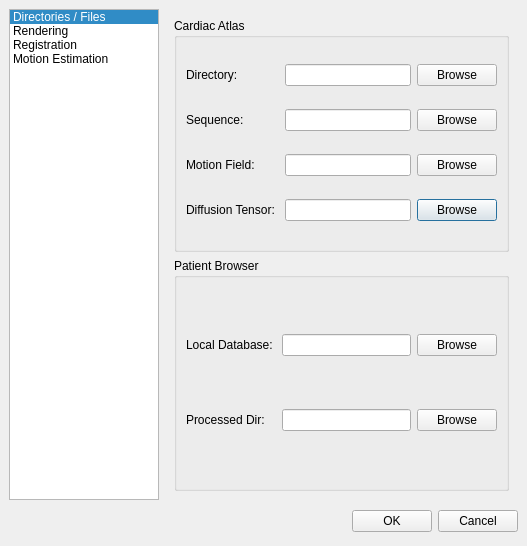
<ui version="4.0" >
 <author></author>
 <comment></comment>
 <exportmacro></exportmacro>
 <class>Preferences</class>
 <widget class="QDialog" name="Preferences" >
  <property name="geometry" >
   <rect>
    <x>0</x>
    <y>0</y>
    <width>527</width>
    <height>546</height>
   </rect>
  </property>
  <property name="windowTitle" >
   <string>Preferences</string>
  </property>
  <layout class="QVBoxLayout" >
   <property name="margin" >
    <number>9</number>
   </property>
   <property name="spacing" >
    <number>6</number>
   </property>
   <item>
    <layout class="QHBoxLayout" >
     <property name="margin" >
      <number>0</number>
     </property>
     <property name="spacing" >
      <number>6</number>
     </property>
     <item>
      <widget class="QListWidget" name="listWidget" >
       <property name="sizePolicy" >
        <sizepolicy>
         <hsizetype>5</hsizetype>
         <vsizetype>7</vsizetype>
         <horstretch>0</horstretch>
         <verstretch>0</verstretch>
        </sizepolicy>
       </property>
       <property name="maximumSize" >
        <size>
         <width>150</width>
         <height>16777215</height>
        </size>
       </property>
       <property name="currentRow" >
        <number>0</number>
       </property>
       <item>
        <property name="text" >
         <string>Directories / Files</string>
        </property>
       </item>
       <item>
        <property name="text" >
         <string>Rendering</string>
        </property>
       </item>
       <item>
        <property name="text" >
         <string>Registration</string>
        </property>
       </item>
       <item>
        <property name="text" >
         <string>Motion Estimation</string>
        </property>
       </item>
      </widget>
     </item>
     <item>
      <widget class="QStackedWidget" name="stackedWidget" >
       <property name="sizePolicy" >
        <sizepolicy>
         <hsizetype>7</hsizetype>
         <vsizetype>7</vsizetype>
         <horstretch>0</horstretch>
         <verstretch>0</verstretch>
        </sizepolicy>
       </property>
       <property name="currentIndex" >
        <number>0</number>
       </property>
       <widget class="QWidget" name="page" >
        <layout class="QVBoxLayout" >
         <property name="margin" >
          <number>9</number>
         </property>
         <property name="spacing" >
          <number>6</number>
         </property>
         <item>
          <widget class="QGroupBox" name="groupBox" >
           <property name="sizePolicy" >
            <sizepolicy>
             <hsizetype>7</hsizetype>
             <vsizetype>5</vsizetype>
             <horstretch>0</horstretch>
             <verstretch>0</verstretch>
            </sizepolicy>
           </property>
           <property name="title" >
            <string>Cardiac Atlas</string>
           </property>
           <layout class="QGridLayout" >
            <property name="margin" >
             <number>9</number>
            </property>
            <property name="spacing" >
             <number>6</number>
            </property>
            <item row="3" column="1" >
             <widget class="QLineEdit" name="lineEdit_4" />
            </item>
            <item row="3" column="0" >
             <widget class="QLabel" name="label_4" >
              <property name="text" >
               <string>Diffusion Tensor: </string>
              </property>
             </widget>
            </item>
            <item row="3" column="2" >
             <widget class="QPushButton" name="pushButton_4" >
              <property name="sizePolicy" >
               <sizepolicy>
                <hsizetype>1</hsizetype>
                <vsizetype>0</vsizetype>
                <horstretch>0</horstretch>
                <verstretch>0</verstretch>
               </sizepolicy>
              </property>
              <property name="text" >
               <string>Browse</string>
              </property>
             </widget>
            </item>
            <item row="2" column="0" >
             <widget class="QLabel" name="label_3" >
              <property name="text" >
               <string>Motion Field: </string>
              </property>
             </widget>
            </item>
            <item row="2" column="1" >
             <widget class="QLineEdit" name="lineEdit_3" />
            </item>
            <item row="2" column="2" >
             <widget class="QPushButton" name="pushButton_3" >
              <property name="sizePolicy" >
               <sizepolicy>
                <hsizetype>1</hsizetype>
                <vsizetype>0</vsizetype>
                <horstretch>0</horstretch>
                <verstretch>0</verstretch>
               </sizepolicy>
              </property>
              <property name="text" >
               <string>Browse</string>
              </property>
             </widget>
            </item>
            <item row="1" column="2" >
             <widget class="QPushButton" name="pushButton_2" >
              <property name="sizePolicy" >
               <sizepolicy>
                <hsizetype>1</hsizetype>
                <vsizetype>0</vsizetype>
                <horstretch>0</horstretch>
                <verstretch>0</verstretch>
               </sizepolicy>
              </property>
              <property name="text" >
               <string>Browse</string>
              </property>
             </widget>
            </item>
            <item row="1" column="0" >
             <widget class="QLabel" name="label_2" >
              <property name="text" >
               <string>Sequence: </string>
              </property>
             </widget>
            </item>
            <item row="1" column="1" >
             <widget class="QLineEdit" name="lineEdit_2" />
            </item>
            <item row="0" column="0" >
             <widget class="QLabel" name="label" >
              <property name="text" >
               <string>Directory: </string>
              </property>
             </widget>
            </item>
            <item row="0" column="1" >
             <widget class="QLineEdit" name="lineEdit" />
            </item>
            <item row="0" column="2" >
             <widget class="QPushButton" name="pushButton" >
              <property name="sizePolicy" >
               <sizepolicy>
                <hsizetype>1</hsizetype>
                <vsizetype>0</vsizetype>
                <horstretch>0</horstretch>
                <verstretch>0</verstretch>
               </sizepolicy>
              </property>
              <property name="text" >
               <string>Browse</string>
              </property>
             </widget>
            </item>
           </layout>
          </widget>
         </item>
         <item>
          <widget class="QGroupBox" name="groupBox_2" >
           <property name="title" >
            <string>Patient Browser</string>
           </property>
           <layout class="QGridLayout" >
            <property name="margin" >
             <number>9</number>
            </property>
            <property name="spacing" >
             <number>6</number>
            </property>
            <item row="2" column="1" >
             <widget class="QLineEdit" name="lineEdit_7" />
            </item>
            <item row="2" column="2" >
             <widget class="QPushButton" name="pushButton_7" >
              <property name="sizePolicy" >
               <sizepolicy>
                <hsizetype>1</hsizetype>
                <vsizetype>0</vsizetype>
                <horstretch>0</horstretch>
                <verstretch>0</verstretch>
               </sizepolicy>
              </property>
              <property name="text" >
               <string>Browse</string>
              </property>
             </widget>
            </item>
            <item row="2" column="0" >
             <widget class="QLabel" name="label_7" >
              <property name="text" >
               <string>Processed Dir: </string>
              </property>
             </widget>
            </item>
            <item row="1" column="1" >
             <widget class="QLineEdit" name="lineEdit_6" />
            </item>
            <item row="1" column="2" >
             <widget class="QPushButton" name="pushButton_6" >
              <property name="sizePolicy" >
               <sizepolicy>
                <hsizetype>1</hsizetype>
                <vsizetype>0</vsizetype>
                <horstretch>0</horstretch>
                <verstretch>0</verstretch>
               </sizepolicy>
              </property>
              <property name="text" >
               <string>Browse</string>
              </property>
             </widget>
            </item>
            <item row="1" column="0" >
             <widget class="QLabel" name="label_6" >
              <property name="text" >
               <string>Local Database: </string>
              </property>
             </widget>
            </item>
           </layout>
          </widget>
         </item>
        </layout>
       </widget>
       <widget class="QWidget" name="page_2" >
        <layout class="QVBoxLayout" >
         <property name="margin" >
          <number>9</number>
         </property>
         <property name="spacing" >
          <number>6</number>
         </property>
         <item>
          <layout class="QHBoxLayout" >
           <property name="margin" >
            <number>0</number>
           </property>
           <property name="spacing" >
            <number>6</number>
           </property>
           <item>
            <widget class="QLabel" name="label_8" >
             <property name="text" >
              <string>Projection:</string>
             </property>
            </widget>
           </item>
           <item>
            <spacer>
             <property name="orientation" >
              <enum>Qt::Horizontal</enum>
             </property>
             <property name="sizeHint" >
              <size>
               <width>16</width>
               <height>21</height>
              </size>
             </property>
            </spacer>
           </item>
           <item>
            <widget class="QComboBox" name="comboBox" >
             <item>
              <property name="text" >
               <string>Persepective</string>
              </property>
             </item>
             <item>
              <property name="text" >
               <string>Orthographic</string>
              </property>
             </item>
            </widget>
           </item>
          </layout>
         </item>
         <item>
          <layout class="QGridLayout" >
           <property name="margin" >
            <number>0</number>
           </property>
           <property name="spacing" >
            <number>6</number>
           </property>
           <item row="1" column="0" >
            <widget class="QLabel" name="label_10" >
             <property name="text" >
              <string>Isosurface Color: </string>
             </property>
            </widget>
           </item>
           <item row="0" column="0" >
            <widget class="QLabel" name="label_9" >
             <property name="text" >
              <string>Bounding Box Color: </string>
             </property>
            </widget>
           </item>
           <item row="1" column="1" >
            <widget class="QLineEdit" name="lineEdit_9" />
           </item>
           <item row="0" column="2" >
            <widget class="QPushButton" name="pushButton_8" >
             <property name="text" >
              <string>Get</string>
             </property>
            </widget>
           </item>
           <item row="1" column="2" >
            <widget class="QPushButton" name="pushButton_9" >
             <property name="text" >
              <string>Get</string>
             </property>
            </widget>
           </item>
           <item row="0" column="1" >
            <widget class="QLineEdit" name="lineEdit_8" />
           </item>
          </layout>
         </item>
         <item>
          <layout class="QHBoxLayout" >
           <property name="margin" >
            <number>0</number>
           </property>
           <property name="spacing" >
            <number>6</number>
           </property>
           <item>
            <widget class="QLabel" name="label_11" >
             <property name="text" >
              <string>Sequence Speed: </string>
             </property>
            </widget>
           </item>
           <item>
            <spacer>
             <property name="orientation" >
              <enum>Qt::Horizontal</enum>
             </property>
             <property name="sizeHint" >
              <size>
               <width>111</width>
               <height>20</height>
              </size>
             </property>
            </spacer>
           </item>
           <item>
            <widget class="QDoubleSpinBox" name="doubleSpinBox" >
             <property name="maximum" >
              <double>4.99</double>
             </property>
            </widget>
           </item>
          </layout>
         </item>
        </layout>
       </widget>
      </widget>
     </item>
    </layout>
   </item>
   <item>
    <layout class="QHBoxLayout" >
     <property name="margin" >
      <number>0</number>
     </property>
     <property name="spacing" >
      <number>6</number>
     </property>
     <item>
      <spacer>
       <property name="orientation" >
        <enum>Qt::Horizontal</enum>
       </property>
       <property name="sizeHint" >
        <size>
         <width>131</width>
         <height>31</height>
        </size>
       </property>
      </spacer>
     </item>
     <item>
      <widget class="QPushButton" name="okButton" >
       <property name="text" >
        <string>OK</string>
       </property>
      </widget>
     </item>
     <item>
      <widget class="QPushButton" name="cancelButton" >
       <property name="text" >
        <string>Cancel</string>
       </property>
      </widget>
     </item>
    </layout>
   </item>
  </layout>
 </widget>
 <pixmapfunction></pixmapfunction>
 <resources/>
 <connections>
  <connection>
   <sender>okButton</sender>
   <signal>clicked()</signal>
   <receiver>Preferences</receiver>
   <slot>accept()</slot>
   <hints>
    <hint type="sourcelabel" >
     <x>416</x>
     <y>495</y>
    </hint>
    <hint type="destinationlabel" >
     <x>96</x>
     <y>254</y>
    </hint>
   </hints>
  </connection>
  <connection>
   <sender>cancelButton</sender>
   <signal>clicked()</signal>
   <receiver>Preferences</receiver>
   <slot>reject()</slot>
   <hints>
    <hint type="sourcelabel" >
     <x>509</x>
     <y>495</y>
    </hint>
    <hint type="destinationlabel" >
     <x>179</x>
     <y>282</y>
    </hint>
   </hints>
  </connection>
  <connection>
   <sender>listWidget</sender>
   <signal>currentRowChanged(int)</signal>
   <receiver>stackedWidget</receiver>
   <slot>setCurrentIndex(int)</slot>
   <hints>
    <hint type="sourcelabel" >
     <x>93</x>
     <y>81</y>
    </hint>
    <hint type="destinationlabel" >
     <x>230</x>
     <y>124</y>
    </hint>
   </hints>
  </connection>
 </connections>
</ui>
